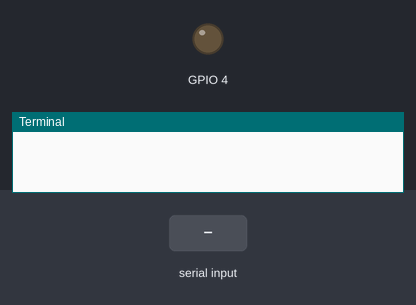
This program was run on a simulated Raspberry Pi (BCM pin numbers). On the bench: output pins drawn as LEDs (lit = HIGH), the last lines printed to the terminal. The inputs (shaded band) are chosen by the test bench.

Above: at 1.2 s.
1.3 s: "e" typed at the terminal, then Enter
At 1.7 s:
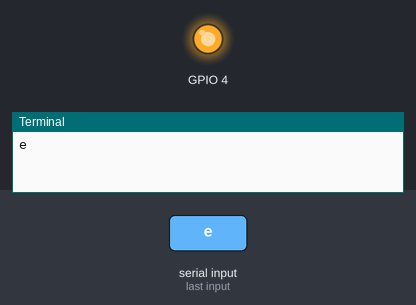
2.8 s: "a" typed at the terminal, then Enter
At 4.0 s:
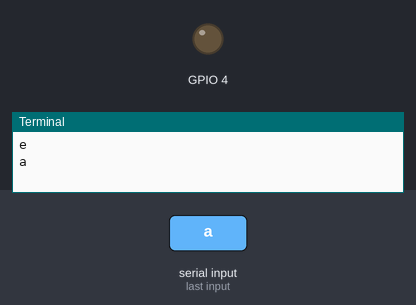
Timing chart, 0 to 5.8 s (numbered marks = the images above; inputs shaded):
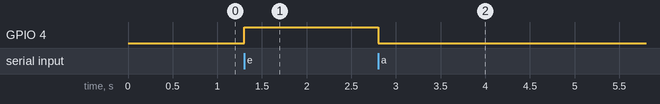

The program:

LED_blinking_2.py
```python
import RPi.GPIO as GPIO
import time

def setup():
        GPIO.setwarnings(False)
        GPIO.setmode(GPIO.BCM)
        GPIO.setup(4,GPIO.OUT)
def changeState(state):
    if state == "a":
        GPIO.output(4, False)
    elif state == "e":
        GPIO.output(4, True)

setup()
while True:
    state = input()
    changeState(state)
```

Measured:
- after the input at 1.3 s, GPIO 4: LOW → HIGH at once
- after the input at 2.8 s, GPIO 4: HIGH → LOW at once
